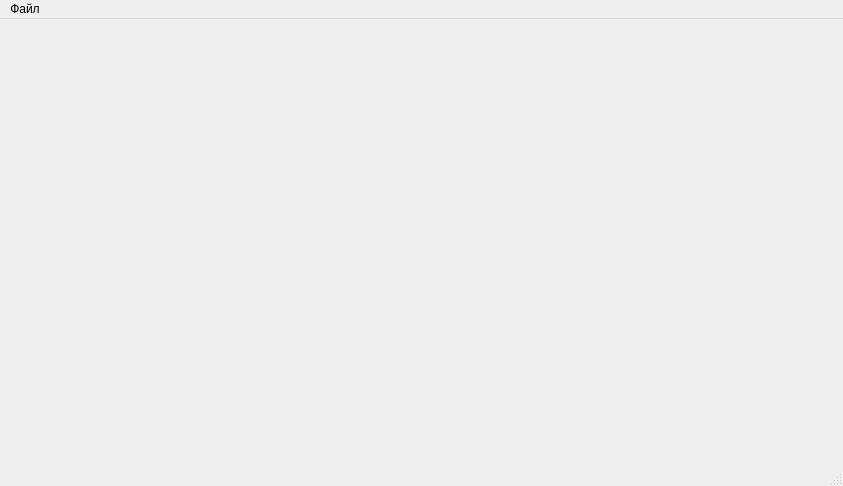
<?xml version="1.0" encoding="UTF-8"?>
<ui version="4.0">
 <class>MainWindow</class>
 <widget class="QMainWindow" name="MainWindow">
  <property name="geometry">
   <rect>
    <x>0</x>
    <y>0</y>
    <width>843</width>
    <height>486</height>
   </rect>
  </property>
  <property name="windowTitle">
   <string>MainWindow</string>
  </property>
  <widget class="QWidget" name="centralWidget"/>
  <widget class="QMenuBar" name="menuBar">
   <property name="geometry">
    <rect>
     <x>0</x>
     <y>0</y>
     <width>843</width>
     <height>21</height>
    </rect>
   </property>
   <widget class="QMenu" name="menu">
    <property name="title">
     <string>Файл</string>
    </property>
    <addaction name="actionNew"/>
    <addaction name="actionLoad"/>
    <addaction name="actionSave"/>
    <addaction name="actionSaveAs"/>
   </widget>
   <addaction name="menu"/>
  </widget>
  <widget class="QStatusBar" name="statusBar"/>
  <action name="actionNew">
   <property name="text">
    <string>&amp;Новая комната</string>
   </property>
   <property name="shortcut">
    <string>Ctrl+N</string>
   </property>
  </action>
  <action name="actionLoad">
   <property name="text">
    <string>&amp;Загрузить</string>
   </property>
   <property name="shortcut">
    <string>Ctrl+L</string>
   </property>
  </action>
  <action name="actionSave">
   <property name="text">
    <string>&amp;Сохранить</string>
   </property>
   <property name="shortcut">
    <string>Ctrl+S</string>
   </property>
  </action>
  <action name="actionSaveAs">
   <property name="text">
    <string>Сохранить &amp;как</string>
   </property>
   <property name="shortcut">
    <string>Ctrl+Shift+S</string>
   </property>
  </action>
 </widget>
 <layoutdefault spacing="6" margin="11"/>
 <resources/>
 <connections/>
</ui>
